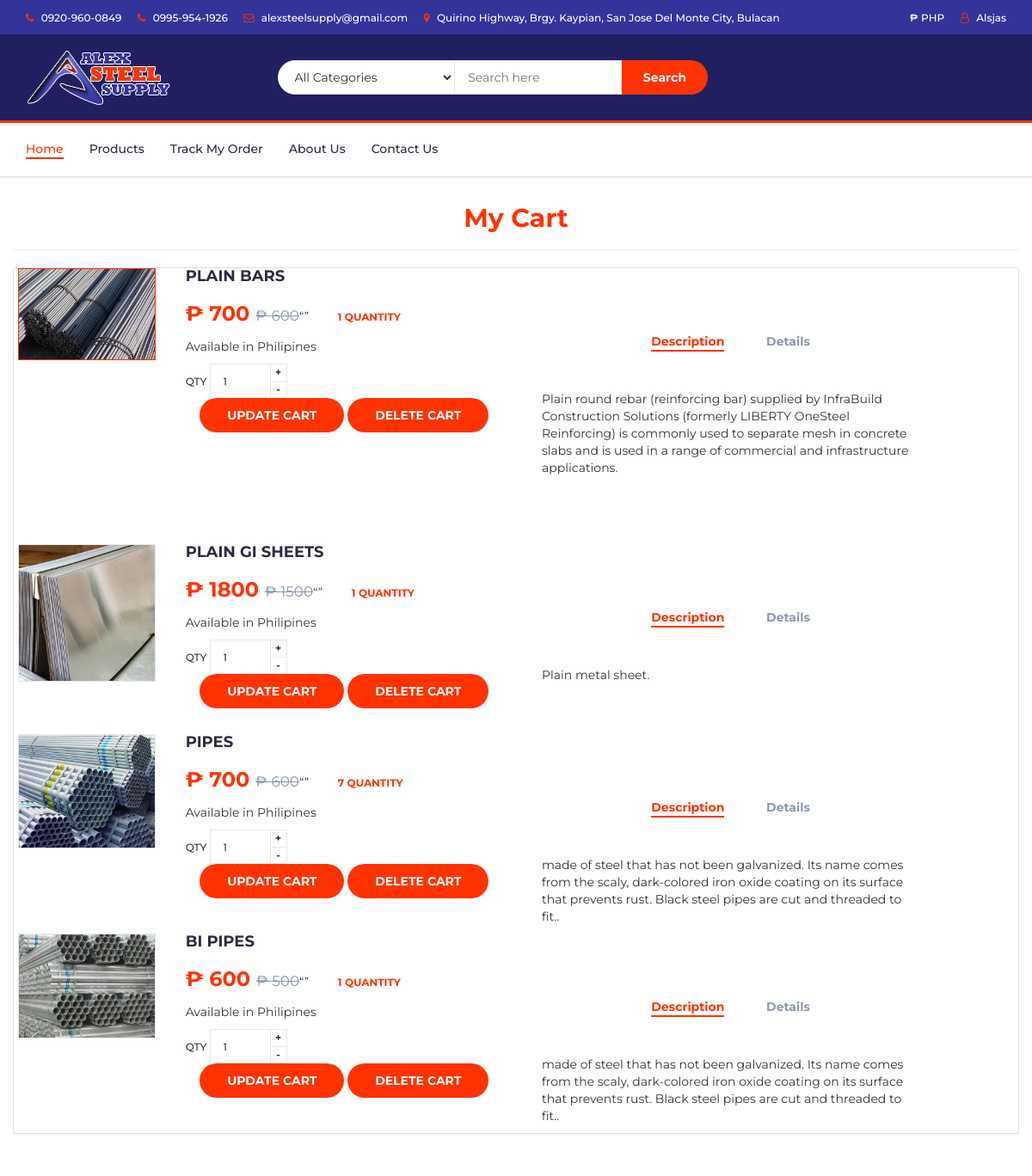
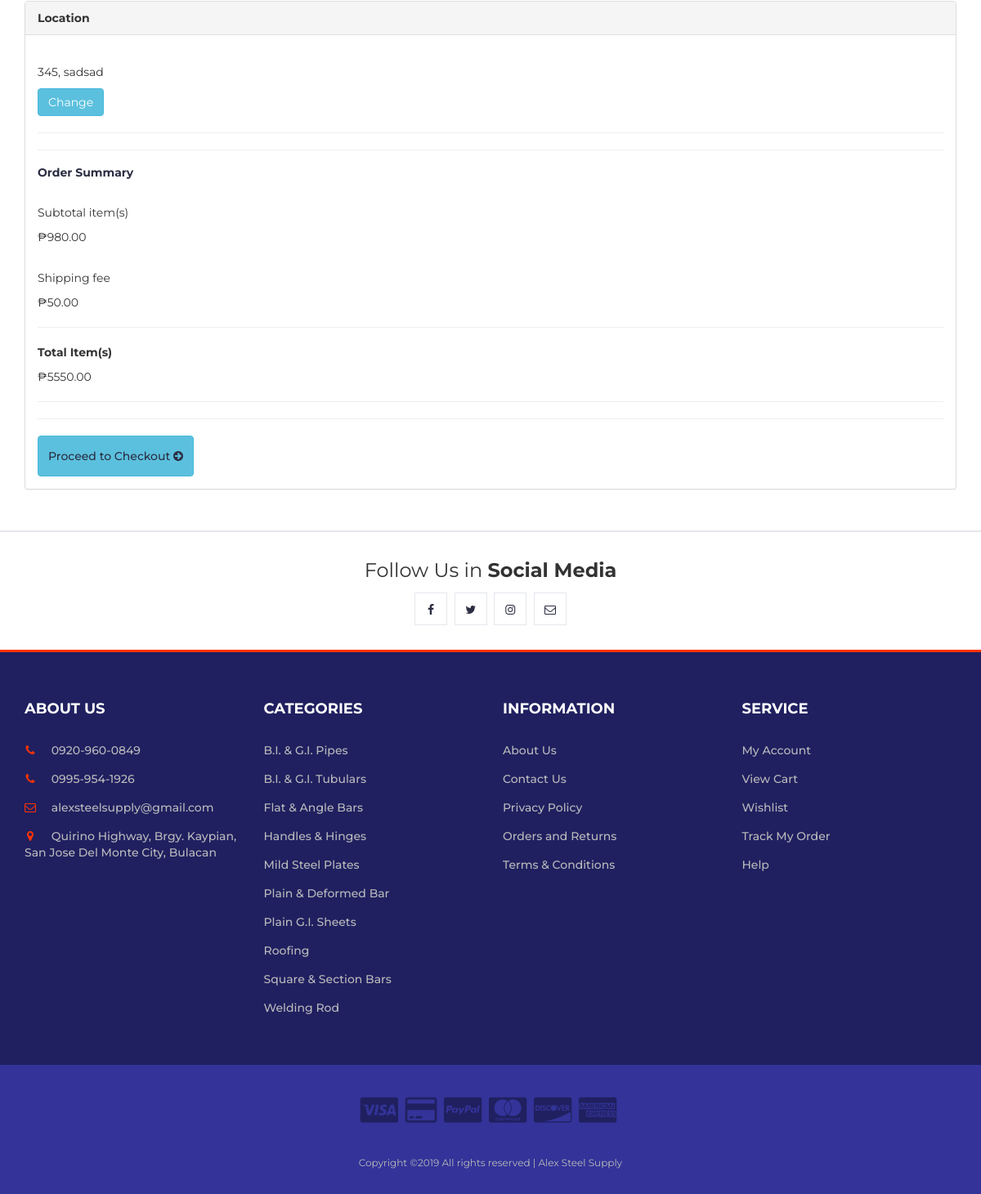
The app's page /cart.php (signed in) with its own data (2 pictures, top to bottom).
### tables this page shows
CREATE TABLE `myaccounttbl` (
  `accountid` int(10) NOT NULL,
  `usertype` varchar(20) NOT NULL,
  `myaccountID` varchar(50) NOT NULL,
  `firstname` varchar(100) NOT NULL,
  `lastname` varchar(100) NOT NULL,
  `company` varchar(100) NOT NULL,
  `tin` varchar(100) NOT NULL,
  `gender` varchar(5) NOT NULL,
  `image` varchar(150) NOT NULL,
  `houseno` varchar(100) NOT NULL,
  `barangay` varchar(100) NOT NULL,
  `municipal` varchar(100) NOT NULL,
  `province` varchar(100) NOT NULL,
  `zipcode` varchar(10) NOT NULL,
  `mobileno` varchar(20) NOT NULL,
  `email` varchar(100) NOT NULL,
  `username` varchar(100) NOT NULL,
  `password` varchar(100) NOT NULL
);

CREATE TABLE `carttbl` (
  `ID` int(11) NOT NULL,
  `myaccountID` varchar(100) NOT NULL,
  `pid` int(11) NOT NULL,
  `sellingprice` double NOT NULL,
  `quantity` int(11) NOT NULL,
  `total` float NOT NULL
);

CREATE TABLE `productstbl` (
  `pid` int(11) NOT NULL,
  `productID` varchar(100) NOT NULL,
  `productname` varchar(100) NOT NULL,
  `category` varchar(100) NOT NULL,
  `image` varchar(150) NOT NULL,
  `principalprice` double NOT NULL,
  `sellingprice` double NOT NULL,
  `instock` double NOT NULL,
  `description` text NOT NULL,
  `details` text NOT NULL,
  `additionalinfo` text NOT NULL,
  `availablein` text NOT NULL
);

### cart.php (the view, shortened to what this page needs)
<?php
require_once("connection.php");
$logacc="Log In";
@$userprofile=@$_SESSION['user_name'];
if($userprofile==true){
 $query="SELECT * FROM `myaccounttbl` WHERE username='$userprofile' ";
 $data=mysqli_query($con, $query);
 $result=mysqli_fetch_assoc($data);
 $myaccoundID = $result['myaccountID'];
 $logacc=$result['firstname'];
}
else{
 header('location:login.php');
}
?>
<!DOCTYPE html>
<html lang="en">
<head>
  <link type="text/css" rel="stylesheet" href="css/bootstrap.min.css"/>
  <link type="text/css" rel="stylesheet" href="bootstrap-3.3.7-dist/css/bootstrap.css"/>
  <link type="text/css" rel="stylesheet" href="css/slick.css"/>
  <link type="text/css" rel="stylesheet" href="css/slick-theme.css"/>
  <link type="text/css" rel="stylesheet" href="css/nouislider.min.css"/>
  <link rel="stylesheet" href="css/font-awesome.min.css">
  <link type="text/css" rel="stylesheet" href="css/style.css"/>
      </head>
      <body>
        <header>
          <div id="top-header">
            <div class="container">
              <ul class="header-links pull-left">
                <li><a href="#"><i class="fa fa-phone"></i> 0920-960-0849  </a></li>
                <li><a href="#"><i class="fa fa-phone"></i> 0995-954-1926  </a></li>
                <li><a href="#"><i class="fa fa-envelope-o"></i> alexsteelsupply@gmail.com</a></li>
                <li><a href="#"><i class="fa fa-map-marker"></i> Quirino Highway, Brgy. Kaypian, San Jose Del Monte City, Bulacan</a></li>
              </ul>
              <ul class="header-links pull-right">
                <li><a href="#"><i class="glyphicon-peso"></i> ₱ PHP</a></li>
                <li><a href="account.php"><i class="fa fa-user-o"></i> <?php echo $logacc; ?></a></li>
              </ul>
            </div>
          </div>
          <div id="header">
            <div class="container">
              <div class="row">
                <div class="col-md-3">
                  <div class="header-logo">
                    <a href="index.php" class="logo">
                      <img src="./img/AlexSteelSupplyLogoNew.png" alt="LOGO">
                    </a>
                  </div>
                </div>
                <div class="col-md-6">
                  <div class="header-search">
                    <form>
                      <select class="input-select">
                        <option value="0">All Categories</option>
                      </select>
                      <input class="input" placeholder="Search here">
                      <button class="search-btn">Search</button>
                    </form>
                  </div>
                </div>
                <div class="col-md-3 clearfix">
                </div>
              </div>
            </div>
          </div>
        </header>
        <nav id="navigation">
          <div class="container">
            <div id="responsive-nav">
              <ul class="main-nav nav navbar-nav">
                <li class="active"><a href="index.php">Home</a></li>
                <li><a href="product.php">Products</a></li>
                <li><a href="trackorder.php">Track My Order</a></li>
                <li><a href="about.php">About Us</a></li>
                <li><a href="contact.php">Contact Us</a></li>
              </ul>
            </div>
          </div>
        </nav>
        <div class="section">
         <div class="container">
          <div class="row">
            <div>
              <h2 style="color: #ff3300; text-align: center;">My Cart</h2><hr>
            </div>
            <div class="panel panel-default ">
              <div class="wishlistbody">
                <?php
                $sql = "SELECT * FROM carttbl inner join productstbl on carttbl.pid = productstbl.pid where myaccountID = '$myaccoundID'";
                $result = mysqli_query($con, $sql);
                $count=1;
                if (mysqli_num_rows($result) > 0) {
                  while($row = mysqli_fetch_assoc($result)) {
                    ?>
                    <div id="response" class="row">
                    <div class="col-md-4 col-md-push-2">
                     <div class="product-details">
                      <h2 class="product-name"><?php echo $row['productname'] ?></h2>
                      <div>
                       <h3 class="product-price">₱ <?php echo $row['sellingprice'] ?> <del class="product-old-price">₱ <?php echo $row['principalprice'] ?></del></h3><q></q>
                       <span id="updatecartresponse<?php echo ++$count; ?>" class="product-available"><?php echo 0+$row['quantity'] ?> Quantity</span>
                     </div>
                     <p>Available in <?php echo $row['availablein'] ?></p>
                     <div class="add-to-cart">
                       <div class="qty-label">
                        Qty
                        <div class="input-number">
                         <input type="number" id="quantity<?php echo $count; ?>" value="1">
                         <span class="qty-up">+</span>
                         <span class="qty-down">-</span>
                       </div>
                     </div>
                     <div>
                     <center><button onclick="updateoncart(<?php echo $row['ID'] .",". $count ?>)" class="add-to-cart-btn"><i class="fa fa-shopping-cart"></i> Update Cart </button>
                     <button onclick="deleteonviewcart(<?php echo $row['ID'] .",". $count ?>)" class="add-to-cart-btn"><i class="fa fa-shopping-cart"></i> Delete Cart </button></center>
                   </div>
                   </div>
                 </div>
               </div>
               <div class="col-md-2  col-md-pull-4">
                <div id="product-imgs">
                  <div class="product-preview">
                   <img src="<?php echo $row['image'] ?>" alt="">
                 </div>
               </div>
             </div>
             <div class="col-md-5">
               <div class="col-md-12">
                <div id="product-tab">
                 <ul class="tab-nav">
                  <li class="active"><a data-toggle="tab" href="#tab1<?php echo $row['ID'] ?>">Description</a></li>
                  <li><a data-toggle="tab" href="#tab2<?php echo $row['ID'] ?>">Details</a></li>
                </ul>
                <div class="tab-content">
                  <div id="tab1<?php echo $row['ID'] ?>" class="tab-pane fade in active">
                   <div class="row">
                    <div class="col-md-12">
                     <p><?php echo $row['description'] ?>.</p>
                   </div>
                 </div>
               </div>
           </div>
         </div>
       </div>
     </div>
   </div>
 <?php }
} ?>
</div>
</div>
</div>
</div>
</div>
<div class="container">
  <?php
  $sql = "SELECT * FROM myaccounttbl where myaccountID = '$myaccoundID'";
  $result = mysqli_query($con, $sql);
  $row = mysqli_fetch_assoc($result);
  ?>
  <div class="panel panel-default">
    <div class="panel-heading"><b>Location</b>
    </div>
    <div class="panel-body">
      <div class="location-img">
      </div>
      <p class="location">	<?php echo $row['barangay'] ?>, <?php echo $row['municipal'] ?></p>
      <a href="" class="btn btn-info change-btn">Change</a>
      <hr>
      <hr>
      <h5 div class="modeofpayment">Order Summary</h5>
      <br>
      <p class="subtotal-item">Subtotal item(s)</p>
      <div class="price">
        <p>₱980.00</p>
      </div>
      <br>
      <p>Shipping fee</p>
      <div class="price">
        <p>₱50.00</p>
      </div>
      <hr>
      <p><b>Total Item(s)</b></p>
      <div class="price">₱5550.00</div>
      <hr><hr>
      <div class="cart-btns">
        <button class="btn btn-info" style="height: 50px; width: auto; color: white ;  "><a href="checkout.php">Proceed to Checkout  <i class="fa fa-arrow-circle-right"></i></a></button>
      </div>
    </div>
  </div>
</div>
<div id="newsletter" class="section">
  <div class="container">
    <div class="row">
      <div class="col-md-12">
        <div class="newsletter">
          <p>Follow Us in <strong>Social Media</strong></p>
          <ul class="newsletter-follow">
            <li>
              <a href="#"><i class="fa fa-facebook"></i></a>
            </li>
            <li>
              <a href="#"><i class="fa fa-twitter"></i></a>
            </li>
            <li>
              <a href="#"><i class="fa fa-instagram"></i></a>
            </li>
            <li>
              <a href="#"><i class="fa fa-envelope-o"></i></a>
            </li>
          </ul>
        </div>
      </div>
    </div>
  </div>
</div>
<footer id="footer">
  <div class="section">
    <div class="container">
      <div class="row">
        <div class="col-md-3 col-xs-6">
          <div class="footer">
            <h3 class="footer-title">About Us</h3>
            <ul class="footer-links">
              <li><a href="#"><i class="fa fa-phone"></i> 0920-960-0849  </a></li>
              <li><a href="#"><i class="fa fa-phone"></i> 0995-954-1926  </a></li>
              <li><a href="#"><i class="fa fa-envelope-o"></i> alexsteelsupply@gmail.com</a></li>
              <li><a href="#"><i class="fa fa-map-marker"></i> Quirino Highway, Brgy. Kaypian, San Jose Del Monte City, Bulacan</a></li>
            </ul>
          </div>
        </div>
        <div class="col-md-3 col-xs-6">
          <div class="footer">
            <h3 class="footer-title">Categories</h3>
            <ul class="footer-links">
              <li><a href="#">B.I. & G.I. Pipes</a></li>
              <li><a href="#">B.I. & G.I. Tubulars</a></li>
              <li><a href="#">Flat & Angle Bars</a></li>
              <li><a href="#">Handles & Hinges</a></li>
              <li><a href="#">Mild Steel Plates</a></li>
              <li><a href="#">Plain & Deformed Bar</a></li>
              <li><a href="#">Plain G.I. Sheets</a></li>
              <li><a href="#">Roofing</a></li>
              <li><a href="#">Square & Section Bars</a></li>
              <li><a href="#">Welding Rod</a></li>
            </ul>
          </div>
        </div>
        <div class="col-md-3 col-xs-6">
          <div class="footer">
            <h3 class="footer-title">Information</h3>
            <ul class="footer-links">
              <li><a href="about.php">About Us</a></li>
              <li><a href="contact.php">Contact Us</a></li>
              <li><a href="privacy.php">Privacy Policy</a></li>
              <li><a href="orderreturn.php">Orders and Returns</a></li>
              <li><a href="terms.php">Terms & Conditions</a></li>
            </ul>
          </div>
        </div>
        <div class="col-md-3 col-xs-6">
          <div class="footer">
            <h3 class="footer-title">Service</h3>
            <ul class="footer-links">
              <li><a href="account.php">My Account</a></li>
              <li><a href="cart.php">View Cart</a></li>
              <li><a href="wishlist.php">Wishlist</a></li>
              <li><a href="trackorder.php">Track My Order</a></li>
              <li><a href="help.php">Help</a></li>
            </ul>
          </div>
        </div>
      </div>
    </div>
  </div>
  <div id="bottom-footer" class="section">
    <div class="container">
      <div class="row">
        <div class="col-md-12 text-center">
          <ul class="footer-payments">
            <li><a href="#"><i class="fa fa-cc-visa"></i></a></li>
            <li><a href="#"><i class="fa fa-credit-card"></i></a></li>
            <li><a href="#"><i class="fa fa-cc-paypal"></i></a></li>
            <li><a href="#"><i class="fa fa-cc-mastercard"></i></a></li>
            <li><a href="#"><i class="fa fa-cc-discover"></i></a></li>
            <li><a href="#"><i class="fa fa-cc-amex"></i></a></li>
          </ul>
          <span class="copyright">
            Copyright &copy;<script>document.write(new Date().getFullYear());</script> All rights reserved | Alex Steel Supply
          </span>
        </div>
      </div>
    </div>
  </div>
</footer>
</body>
</html>

### records on screen
myaccounttbl: firstname "Alsjas", barangay "345", municipal "sadsad"
carttbl: pid.productname "PLAIN BARS", pid.sellingprice "700", pid.principalprice "600", 0+$row['quantity'] "1", pid.availablein "Philipines", pid.image (picture), pid.description "Plain round rebar (reinforcing bar) supplied by InfraBuild Construction Solutions (formerly LIBERTY OneSteel Reinforcing) is commonly used to separate mesh in concrete slabs and is used in a range of commercial and infrastructure applications"
carttbl: pid.productname "PLAIN GI SHEETS", pid.sellingprice "1800", pid.principalprice "1500", 0+$row['quantity'] "1", pid.availablein "Philipines", pid.image (picture), pid.description "Plain metal sheet"
carttbl: pid.productname "PIPES", pid.sellingprice "700", pid.principalprice "600", 0+$row['quantity'] "7", pid.availablein "Philipines", pid.image (picture), pid.description "made of steel that has not been galvanized. Its name comes from the scaly, dark-colored iron oxide coating on its surface that prevents rust. Black steel pipes are cut and threaded to fit."
carttbl: pid.productname "BI PIPES", pid.sellingprice "600", pid.principalprice "500", 0+$row['quantity'] "1", pid.availablein "Philipines", pid.image (picture), pid.description "made of steel that has not been galvanized. Its name comes from the scaly, dark-colored iron oxide coating on its surface that prevents rust. Black steel pipes are cut and threaded to fit."
